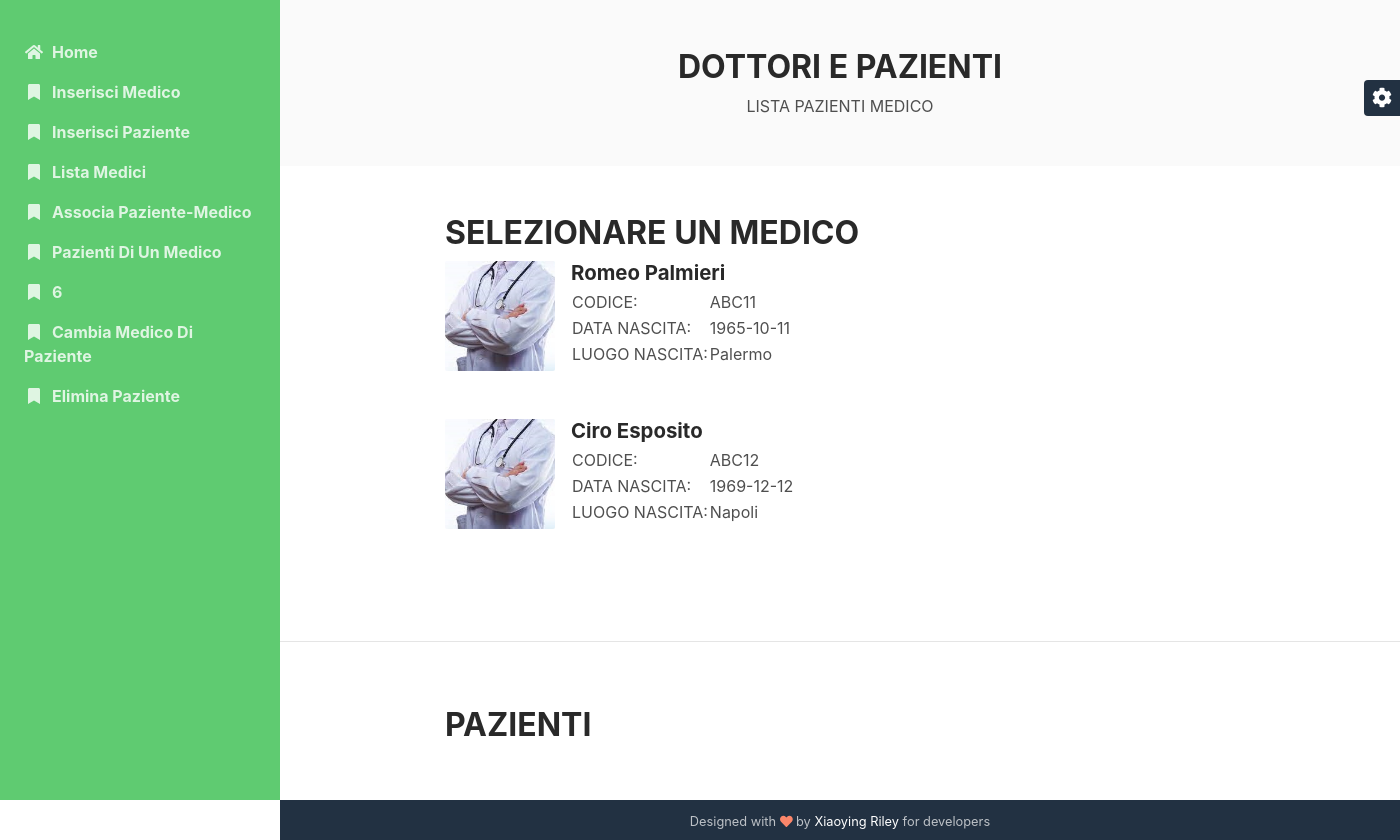
Before: /sito/listaPazienti.php?medico=ABC11 with the older database file.
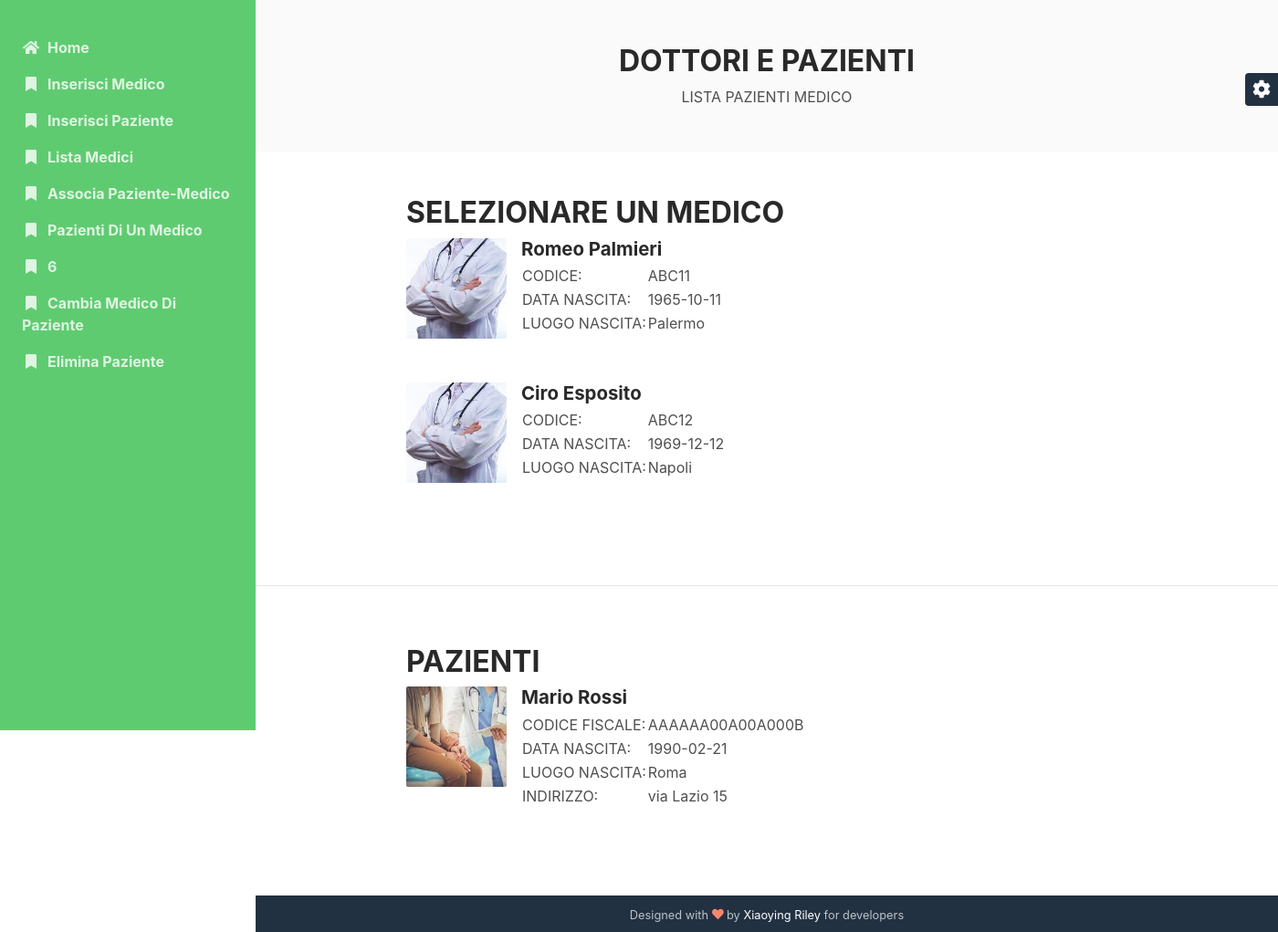
After: the same page with the newer database file.
### tables this page shows
CREATE TABLE `medico` (
  `codice` varchar(16) NOT NULL,
  `cognome` varchar(30) NOT NULL,
  `nome` varchar(30) NOT NULL,
  `dataNascita` date NOT NULL,
  `luogoNascita` varchar(50) NOT NULL
);

CREATE TABLE `associazione` (
  `data` date NOT NULL DEFAULT current_timestamp(),
  `fkMedico` varchar(16) NOT NULL,
  `fkPaziente` varchar(16) NOT NULL
);

CREATE TABLE `paziente` (
  `CF` varchar(16) NOT NULL,
  `cognome` varchar(30) NOT NULL,
  `nome` varchar(30) NOT NULL,
  `dataNascita` date NOT NULL,
  `luogoNascita` varchar(50) NOT NULL,
  `indirizzo` varchar(50) NOT NULL
);

### sito/listaPazienti.php (the view, shortened to what this page needs)
<!DOCTYPE html>
<html lang="en">
<head>
    <link id="theme-style" rel="stylesheet" href="assets/css/theme-1.css">
</head>
<body>
    <?php
    include('./SCRIPT/connetti.php');
    ?>
    <div class="main-wrapper">
        <section class="cta-section theme-bg-light py-5">
		    <div class="container text-center">
			    <h2 class="heading">DOTTORI E PAZIENTI</h2>
			    <div class="intro">LISTA PAZIENTI MEDICO</div>
		    </div>
	    </section>
	    <section class="blog-list px-3 py-5 p-md-5">
		    <div class="container">
                <h2>SELEZIONARE UN MEDICO</h2>
			    <?php
                $medici_sql = mysqli_query($connessione, "SELECT * FROM `medico`");
                while ($medico = mysqli_fetch_assoc($medici_sql)){
                    $codice = $medico['codice'];
                    $cognome = $medico['cognome'];
                    $nome = $medico['nome'];
                    $data = $medico['dataNascita'];
                    $luogoNascita = $medico['luogoNascita'];
                    echo("
                    <div class='item mb-5'>
                        <div class='media'>
                            <img class='mr-3 img-fluid post-thumb d-none d-md-flex' src='./IMMAGINI/medico.jfif' alt='image'>
                            <div class='media-body'>
                                <h3 class='title mb-1'><a href='./listaPazienti.php?medico=$codice'>$nome $cognome</a></h3>
                                <table>
                                    <tr>
                                        <td>CODICE: </td>
                                        <td>$codice</td>
                                    </tr>
                                    <tr>
                                        <td>DATA NASCITA: </td>
                                        <td>$data</td>
                                    </tr>
                                    <tr>
                                        <td>LUOGO NASCITA: </td>
                                        <td>$luogoNascita</td>
                                    </tr>
                                </table>
                            </div>
                        </div>
			        </div>
                    ");
                }
                ?>
            </div>
	    </section>
        <?php
        if (isset($_GET['medico'])){
            $medico = $_GET['medico'];
            echo('<hr><section class="blog-list px-3 py-5 p-md-5">');
            echo("
            <div class='container'>
                <h2>PAZIENTI</h2>");
            $pazienti_sql = mysqli_query($connessione, "SELECT * FROM paziente JOIN associazione ON (fkPaziente=CF) WHERE fkMedico='$medico'");
            while ($paziente = mysqli_fetch_assoc($pazienti_sql)){
                $codice = $paziente['CF'];
                $cognome = $paziente['cognome'];
                $nome = $paziente['nome'];
                $data = $paziente['dataNascita'];
                $luogo = $paziente['luogoNascita'];
                $indirizzo = $paziente['indirizzo'];
                echo("
                <div class='item mb-5'>
                    <div class='media'>
                        <img class='mr-3 img-fluid post-thumb d-none d-md-flex' src='./IMMAGINI/paziente.jfif' alt='image'>
                        <div class='media-body'>
                            <h3 class='title mb-1'>$nome $cognome</h3>
                            <table>
                                <tr>
                                    <td>CODICE FISCALE: </td>
                                    <td>$codice</td>
                                </tr>
                                <tr>
                                    <td>DATA NASCITA: </td>
                                    <td>$data</td>
                                </tr>
                                <tr>
                                    <td>LUOGO NASCITA: </td>
                                    <td>$luogo</td>
                                </tr>
                                <tr>
                                    <td>INDIRIZZO: </td>
                                    <td>$indirizzo</td>
                                </tr>
                            </table>
                        </div>
                    </div>
                </div>
                ");
            }
            echo("
            </div>
            </section>");
        }
        ?>
	    <footer class="footer text-center py-2 theme-bg-dark">
                <small class="copyright">Designed with <i class="fas fa-heart" style="color: #fb866a;"></i> by <a href="http://themes.3rdwavemedia.com" target="_blank">Xiaoying Riley</a> for developers</small>
	    </footer>
    </div>
	<div id="config-panel" class="config-panel d-none d-lg-block">
        <div class="panel-inner">
            <a id="config-trigger" class="config-trigger config-panel-hide text-center" href="#"><i class="fas fa-cog fa-spin mx-auto" data-fa-transform="down-6" ></i></a>
        </div>
    </div>
</body>
</html>

Changed rows visible on the page:
added associazione: fkPaziente.nome "Mario", fkPaziente.cognome "Rossi", fkPaziente.CF "AAAAAA00A00A000B", fkPaziente.dataNascita "1990-02-21", fkPaziente.luogoNascita "Roma", fkPaziente.indirizzo "via Lazio 15"
